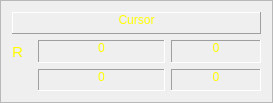
<?xml version="1.0" encoding="UTF-8"?>
<ui version="4.0">
 <class>FrameCursor</class>
 <widget class="QFrame" name="FrameCursor">
  <property name="geometry">
   <rect>
    <x>0</x>
    <y>0</y>
    <width>273</width>
    <height>103</height>
   </rect>
  </property>
  <property name="windowTitle">
   <string>Frame</string>
  </property>
  <property name="frameShape">
   <enum>QFrame::StyledPanel</enum>
  </property>
  <property name="frameShadow">
   <enum>QFrame::Raised</enum>
  </property>
  <layout class="QVBoxLayout" name="verticalLayout">
   <item>
    <widget class="QLabel" name="label_25">
     <property name="styleSheet">
      <string notr="true">color: rgb(255, 255, 0);</string>
     </property>
     <property name="frameShape">
      <enum>QFrame::Panel</enum>
     </property>
     <property name="frameShadow">
      <enum>QFrame::Raised</enum>
     </property>
     <property name="text">
      <string>Cursor</string>
     </property>
     <property name="textFormat">
      <enum>Qt::RichText</enum>
     </property>
     <property name="scaledContents">
      <bool>true</bool>
     </property>
     <property name="alignment">
      <set>Qt::AlignHCenter|Qt::AlignTop</set>
     </property>
     <property name="wordWrap">
      <bool>true</bool>
     </property>
     <property name="margin">
      <number>0</number>
     </property>
     <property name="indent">
      <number>0</number>
     </property>
    </widget>
   </item>
   <item>
    <layout class="QHBoxLayout" name="horizontalLayout_15">
     <item>
      <widget class="QLabel" name="label_30">
       <property name="sizePolicy">
        <sizepolicy hsizetype="Fixed" vsizetype="Preferred">
         <horstretch>0</horstretch>
         <verstretch>0</verstretch>
        </sizepolicy>
       </property>
       <property name="minimumSize">
        <size>
         <width>20</width>
         <height>0</height>
        </size>
       </property>
       <property name="maximumSize">
        <size>
         <width>20</width>
         <height>16777215</height>
        </size>
       </property>
       <property name="font">
        <font>
         <pointsize>11</pointsize>
         <bold>false</bold>
        </font>
       </property>
       <property name="styleSheet">
        <string notr="true">color: rgb(255, 255, 0);</string>
       </property>
       <property name="text">
        <string>R</string>
       </property>
       <property name="textFormat">
        <enum>Qt::PlainText</enum>
       </property>
       <property name="scaledContents">
        <bool>true</bool>
       </property>
       <property name="wordWrap">
        <bool>true</bool>
       </property>
       <property name="indent">
        <number>0</number>
       </property>
      </widget>
     </item>
     <item>
      <widget class="QLabel" name="labelCursorBrn">
       <property name="minimumSize">
        <size>
         <width>60</width>
         <height>0</height>
        </size>
       </property>
       <property name="maximumSize">
        <size>
         <width>700</width>
         <height>16777215</height>
        </size>
       </property>
       <property name="styleSheet">
        <string notr="true">color: rgb(255, 255, 0);</string>
       </property>
       <property name="frameShape">
        <enum>QFrame::Panel</enum>
       </property>
       <property name="frameShadow">
        <enum>QFrame::Sunken</enum>
       </property>
       <property name="text">
        <string>0</string>
       </property>
       <property name="textFormat">
        <enum>Qt::PlainText</enum>
       </property>
       <property name="scaledContents">
        <bool>true</bool>
       </property>
       <property name="alignment">
        <set>Qt::AlignHCenter|Qt::AlignTop</set>
       </property>
       <property name="wordWrap">
        <bool>true</bool>
       </property>
       <property name="margin">
        <number>0</number>
       </property>
       <property name="indent">
        <number>0</number>
       </property>
      </widget>
     </item>
     <item>
      <widget class="QLabel" name="labelCursorLat">
       <property name="minimumSize">
        <size>
         <width>90</width>
         <height>0</height>
        </size>
       </property>
       <property name="maximumSize">
        <size>
         <width>30</width>
         <height>16777215</height>
        </size>
       </property>
       <property name="styleSheet">
        <string notr="true">color: rgb(255, 255, 0);</string>
       </property>
       <property name="frameShape">
        <enum>QFrame::Panel</enum>
       </property>
       <property name="frameShadow">
        <enum>QFrame::Sunken</enum>
       </property>
       <property name="text">
        <string>0</string>
       </property>
       <property name="textFormat">
        <enum>Qt::PlainText</enum>
       </property>
       <property name="scaledContents">
        <bool>true</bool>
       </property>
       <property name="alignment">
        <set>Qt::AlignHCenter|Qt::AlignTop</set>
       </property>
       <property name="wordWrap">
        <bool>true</bool>
       </property>
       <property name="margin">
        <number>0</number>
       </property>
       <property name="indent">
        <number>0</number>
       </property>
      </widget>
     </item>
    </layout>
   </item>
   <item>
    <layout class="QHBoxLayout" name="horizontalLayout_16">
     <item>
      <widget class="QLabel" name="label_31">
       <property name="sizePolicy">
        <sizepolicy hsizetype="Fixed" vsizetype="Preferred">
         <horstretch>0</horstretch>
         <verstretch>0</verstretch>
        </sizepolicy>
       </property>
       <property name="minimumSize">
        <size>
         <width>20</width>
         <height>0</height>
        </size>
       </property>
       <property name="maximumSize">
        <size>
         <width>20</width>
         <height>16777215</height>
        </size>
       </property>
       <property name="font">
        <font>
         <pointsize>14</pointsize>
         <bold>false</bold>
        </font>
       </property>
       <property name="text">
        <string/>
       </property>
       <property name="textFormat">
        <enum>Qt::PlainText</enum>
       </property>
       <property name="scaledContents">
        <bool>true</bool>
       </property>
       <property name="wordWrap">
        <bool>true</bool>
       </property>
       <property name="indent">
        <number>0</number>
       </property>
      </widget>
     </item>
     <item>
      <widget class="QLabel" name="labelCursorRange">
       <property name="minimumSize">
        <size>
         <width>60</width>
         <height>0</height>
        </size>
       </property>
       <property name="maximumSize">
        <size>
         <width>7000</width>
         <height>16777215</height>
        </size>
       </property>
       <property name="styleSheet">
        <string notr="true">color: rgb(255, 255, 0);</string>
       </property>
       <property name="frameShape">
        <enum>QFrame::Panel</enum>
       </property>
       <property name="frameShadow">
        <enum>QFrame::Sunken</enum>
       </property>
       <property name="text">
        <string>0</string>
       </property>
       <property name="textFormat">
        <enum>Qt::PlainText</enum>
       </property>
       <property name="scaledContents">
        <bool>true</bool>
       </property>
       <property name="alignment">
        <set>Qt::AlignHCenter|Qt::AlignTop</set>
       </property>
       <property name="wordWrap">
        <bool>true</bool>
       </property>
       <property name="margin">
        <number>0</number>
       </property>
       <property name="indent">
        <number>0</number>
       </property>
      </widget>
     </item>
     <item>
      <widget class="QLabel" name="labelCursorLon">
       <property name="minimumSize">
        <size>
         <width>90</width>
         <height>0</height>
        </size>
       </property>
       <property name="maximumSize">
        <size>
         <width>30</width>
         <height>16777215</height>
        </size>
       </property>
       <property name="styleSheet">
        <string notr="true">color: rgb(255, 255, 0);</string>
       </property>
       <property name="frameShape">
        <enum>QFrame::Panel</enum>
       </property>
       <property name="frameShadow">
        <enum>QFrame::Sunken</enum>
       </property>
       <property name="text">
        <string>0</string>
       </property>
       <property name="textFormat">
        <enum>Qt::PlainText</enum>
       </property>
       <property name="scaledContents">
        <bool>true</bool>
       </property>
       <property name="alignment">
        <set>Qt::AlignHCenter|Qt::AlignTop</set>
       </property>
       <property name="wordWrap">
        <bool>true</bool>
       </property>
       <property name="margin">
        <number>0</number>
       </property>
       <property name="indent">
        <number>0</number>
       </property>
      </widget>
     </item>
    </layout>
   </item>
  </layout>
 </widget>
 <resources/>
 <connections/>
</ui>
